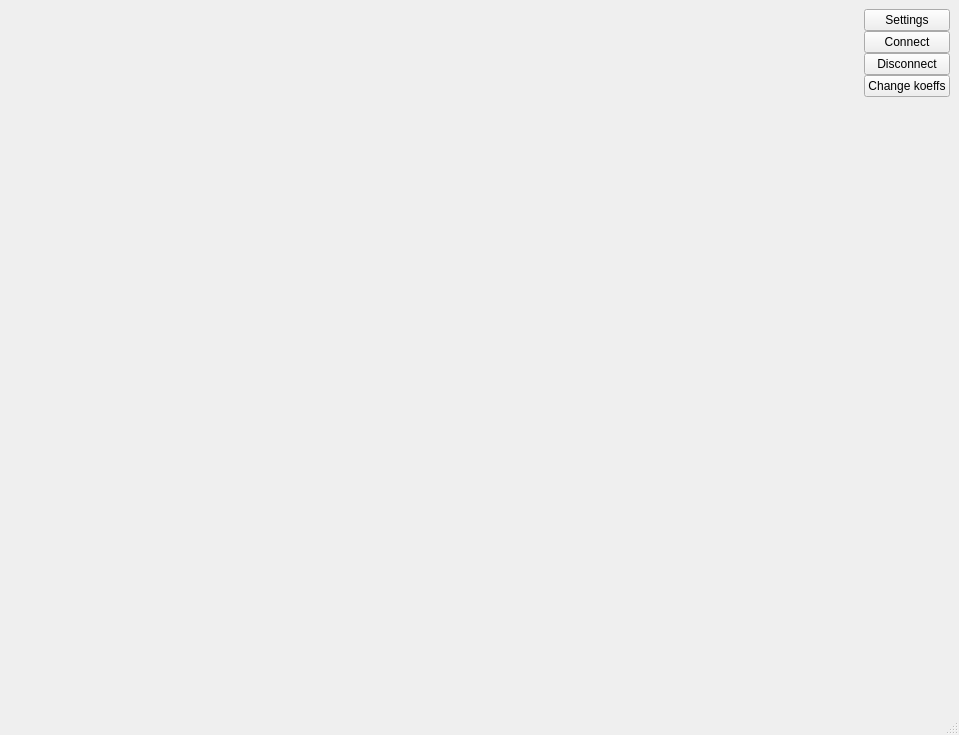
<?xml version="1.0" encoding="UTF-8"?>
<ui version="4.0">
 <class>MainWindow</class>
 <widget class="QMainWindow" name="MainWindow">
  <property name="geometry">
   <rect>
    <x>0</x>
    <y>0</y>
    <width>959</width>
    <height>735</height>
   </rect>
  </property>
  <property name="windowTitle">
   <string>MainWindow</string>
  </property>
  <widget class="QWidget" name="centralwidget">
   <layout class="QGridLayout" name="gridLayout_2">
    <item row="0" column="0">
     <layout class="QGridLayout" name="gridLayout">
      <item row="0" column="1">
       <layout class="QVBoxLayout" name="verticalLayout_2">
        <property name="spacing">
         <number>0</number>
        </property>
        <property name="sizeConstraint">
         <enum>QLayout::SetDefaultConstraint</enum>
        </property>
        <property name="leftMargin">
         <number>0</number>
        </property>
        <property name="rightMargin">
         <number>0</number>
        </property>
        <property name="bottomMargin">
         <number>0</number>
        </property>
        <item>
         <widget class="QPushButton" name="settings_btn">
          <property name="text">
           <string>Settings</string>
          </property>
         </widget>
        </item>
        <item>
         <widget class="QPushButton" name="connect_btn">
          <property name="text">
           <string>Connect</string>
          </property>
         </widget>
        </item>
        <item>
         <widget class="QPushButton" name="disconnect_btn">
          <property name="text">
           <string>Disconnect</string>
          </property>
         </widget>
        </item>
        <item>
         <widget class="QPushButton" name="sendHost_btn">
          <property name="text">
           <string>Change koeffs</string>
          </property>
         </widget>
        </item>
        <item>
         <spacer name="verticalSpacer">
          <property name="orientation">
           <enum>Qt::Vertical</enum>
          </property>
          <property name="sizeHint" stdset="0">
           <size>
            <width>20</width>
            <height>40</height>
           </size>
          </property>
         </spacer>
        </item>
       </layout>
      </item>
      <item row="0" column="0">
       <widget class="QCustomPlot" name="plot_2" native="true">
        <property name="sizePolicy">
         <sizepolicy hsizetype="Expanding" vsizetype="Preferred">
          <horstretch>0</horstretch>
          <verstretch>0</verstretch>
         </sizepolicy>
        </property>
       </widget>
      </item>
     </layout>
    </item>
   </layout>
  </widget>
  <widget class="QMenuBar" name="menubar">
   <property name="geometry">
    <rect>
     <x>0</x>
     <y>0</y>
     <width>959</width>
     <height>21</height>
    </rect>
   </property>
  </widget>
  <widget class="QStatusBar" name="statusbar"/>
 </widget>
 <customwidgets>
  <customwidget>
   <class>QCustomPlot</class>
   <extends>QWidget</extends>
   <header location="global">qcustomplot.h</header>
   <container>1</container>
  </customwidget>
 </customwidgets>
 <resources/>
 <connections/>
</ui>
